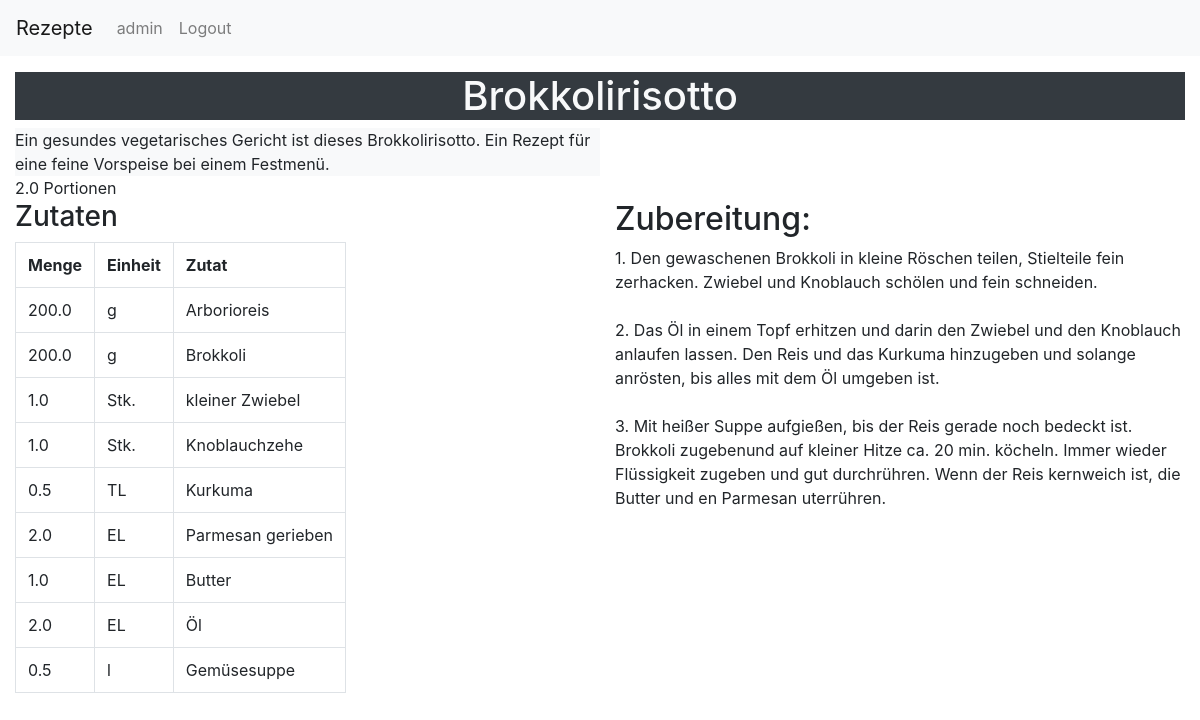
Page /u/2/r/3/ (signed in) on the committed database.
### recipe/models.py (models this page shows, shortened)
class Recipe(models.Model):
    author = models.ForeignKey(settings.AUTH_USER_MODEL, on_delete=models.CASCADE, null=True)
    title = models.CharField(max_length=200, default='Title')
    recipe_text = models.TextField()
    description = models.TextField(default='')
    portions = models.FloatField(default=1)

class IngredientList(models.Model):
    recipe = models.ForeignKey(Recipe, on_delete=models.CASCADE)
    ingredient_list_title = models.CharField(max_length=100, default='Zutaten')

class Ingredient(models.Model):
    ingredientList = models.ForeignKey(IngredientList, on_delete=models.CASCADE)
    name = models.CharField(max_length=200, default='')
    amount = models.FloatField(default=0)
    unit = models.CharField(max_length=20, default='')

### recipe/views.py (the view)
# urls.py: path('<int:pk>/', views.DetailView.as_view(), name='recipe'),
class DetailView(generic.DetailView):
    model = Recipe
    template_name = 'recipe/detail.html'

### recipe/templates/recipe/detail.html
{% extends "base.html" %}
{% block content %}
<div class="bg-dark text-light text-center"><h1> {{ recipe.title }} </h1></div>
<div class="bg-light w-50">{{ recipe.description|linebreaksbr }}</div>
{{ recipe.portions }} Portionen
<div class="row">
	<div class="col-md-6">
	{% for ingredientlist in recipe.ingredientlist_set.all %}
	<h3> {{ ingredientlist.ingredient_list_title }} </h3>
		<div>
		<table style="width: auto;" class="table table-bordered">
			<tr>
				<th>Menge</th>
				<th>Einheit</th>
				<th>Zutat</th>
			<tr>
			{% for ingredient in ingredientlist.ingredient_set.all %}
				<tr>
					<td>{{ ingredient.amount }}</td>
					<td>{{ ingredient.unit }}</td>
					<td>{{ ingredient.name }}</td>
				</tr>
			{% endfor %}
		</table>
		</div>
	{% endfor %}
	</div>
	<div class="col-md-6 w-50">
		<h2> Zubereitung: </h2>
		{{ recipe.recipe_text|linebreaksbr }}
	</div>
</div>
{% endblock %}

### templates/base.html (shortened to what this page needs)
{% load static %}
<html>
<head>
	<link rel="stylesheet" href="https://maxcdn.bootstrapcdn.com/bootstrap/4.5.2/css/bootstrap.min.css">
</head>
<body>
<nav class="navbar navbar-expand-lg navbar-light bg-light">
	<a class="navbar-brand" href="{% url 'user_index:index'%}">Rezepte</a>
  <div class="collapse navbar-collapse" id="navbarSupportedContent">
    <ul class="navbar-nav mr-auto">
		{% if user.is_authenticated %}
			<li class="nav-item"><a class="nav-link" href="{% url 'user:user' user.id%}?next={{request.path}}">{{ user.get_username }}</a></li>
			<li class="nav-item"><a class="nav-link" href="{% url 'logout'%}?next={{request.path}}">Logout</a></li>
		{% else %}
			<li class="nav-item"><a class="nav-link" href="{% url 'login'%}?next={{request.path}}">Login</a></li>
		{% endif %}
    </ul>
  </div>
</nav>
	<div class="container-fluid pt-3">
    {% block content %}{% endblock %}
	</div>
</body>
</html>

### rows in the picture
Recipe: title "Brokkolirisotto", description "Ein gesundes vegetarisches Gericht ist dieses Brokkolirisotto. Ein Rezept für eine feine Vorspeise bei einem Festmenü.", portions "2.0", recipe_text "1. Den gewaschenen Brokkoli in kleine Röschen teilen, Stielteile fein zerhacken. Zwiebel und Knoblauch schölen und fein schneiden. 2. Das Öl in einem Topf erhitzen und darin den Zwiebel und den Knoblauch anlaufen lassen. Den Reis und das Kurkuma hinzugeben und solange anrösten, bis alles mit dem Öl umgeben ist. 3. Mit heißer Suppe aufgießen, bis der Reis gerade noch bedeckt ist. Brokkoli zugebenund auf kleiner Hitze ca. 20 min. köcheln. Immer wieder Flüssigkeit zugeben und gut durchrühren. Wenn der Reis kernweich ist, die Butter und en Parmesan uterrühren."
IngredientList: ingredient_list_title "Zutaten"
Ingredient: amount "200.0", unit "g", name "Arborioreis"
Ingredient: amount "200.0", unit "g", name "Brokkoli"
Ingredient: amount "1.0", unit "Stk.", name "kleiner Zwiebel"
Ingredient: amount "1.0", unit "Stk.", name "Knoblauchzehe"
Ingredient: amount "0.5", unit "TL", name "Kurkuma"
Ingredient: amount "2.0", unit "EL", name "Parmesan gerieben"
Ingredient: amount "1.0", unit "EL", name "Butter"
Ingredient: amount "2.0", unit "EL", name "Öl"
Ingredient: amount "0.5", unit "l", name "Gemüsesuppe"

### other values in the picture
{{ user.get_username }} "admin"
